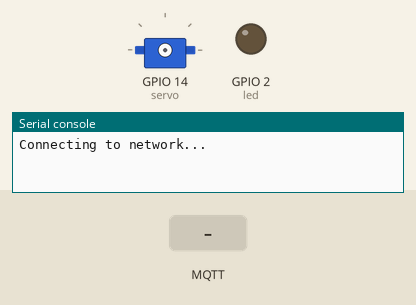
A program run on a simulated ESP8266 board running MicroPython. Parts: servo, output pins drawn as LEDs (lit = HIGH, except the on-board LED, lit = LOW), the last lines printed to the serial console. The inputs (shaded band) are chosen by the test bench. WiFi joins after 1.5 s; a reset restarts the program; no MQTT or app messages arrive unless stated; the stepper is drawn at 200 steps a turn; servo angles are drawn from the pulse width (0.5 ms = 0°, 2.5 ms = 180°); the clock reads 2024-03-15 10:24:30 at power-on unless the program sets it.

Above: at 0.11 s.
At 2.9 s:
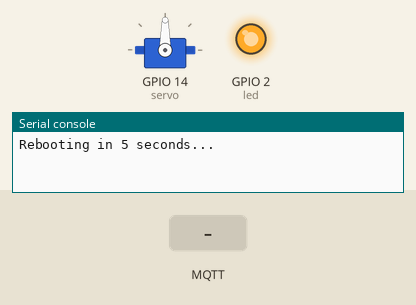
3.0 s: MQTT message "status" arrives on the first subscribed topic
8.7 s: MQTT message "locked" arrives on the first subscribed topic
14.1 s: MQTT message "CENTERED" arrives on the first subscribed topic
Timing chart, 0 to 17.1 s (numbered marks = the images above; inputs shaded):
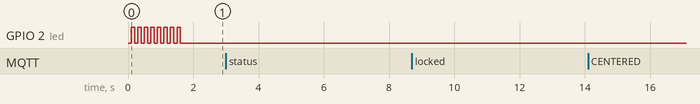

The program:

main.py
```python
from machine import Pin, PWM
from umqtt.simple import MQTTClient
import time
import ujson

# Configuration
# VPS IP for MQTT Broker
MQTT_BROKER = "10.12.75.223"  # Local PC IP for testing 10.12.73.80
# switch to team213 to match the Arduino firmware below
CLIENT_ID = "esp8266_team213"
TOPIC_SUB = b"vision/team213/movement"
TOPIC_PUB = b"vision/team213/heartbeat"

# Servo Configuration
# SG90 Servo: 50Hz PWM. Duty cycle usually 40-115 for 0-180 degrees.
SERVO_PIN = 14 # D5 on NodeMCU
servo = PWM(Pin(SERVO_PIN), freq=50)

# Positions (Duty values for 0, 90, 180 degrees approx)
# 10-bit resolution (0-1023)
# Min (0 deg) ~ 0.5ms/20ms * 1023 = ~26
# Max (180 deg) ~ 2.4ms/20ms * 1023 = ~123
# Center (90 deg) ~ 1.45ms/20ms * 1023 = ~74
MIN_DUTY = 40
MAX_DUTY = 115
CENTER_DUTY = 77

current_duty = CENTER_DUTY

# --- searching / sweep configuration ---
is_searching = True             # rotate continuously until a face command arrives
last_face_time = 0.0            # timestamp of last received face/lock message
FACE_TIMEOUT = 2.0              # seconds without a face -> resume search
sweep_dir = 1                   # 1 or -1 step direction while sweeping
sweep_step = 5                  # duty increment during sweep
last_sweep_time = 0.0           # for rate limiting of sweep
SWEEP_INTERVAL = 0.05           # seconds between incremental moves

def set_servo(duty):
    global current_duty
    # Clamp
    if duty < MIN_DUTY: duty = MIN_DUTY
    if duty > MAX_DUTY: duty = MAX_DUTY
    servo.duty(duty)
    current_duty = duty
    print("Servo Duty:", duty)

def sub_cb(topic, msg):
    global current_duty, is_searching, last_face_time
    print((topic, msg))

    try:
        data = ujson.loads(msg)
        status = data.get("status", "")
        locked = data.get("locked", False)

        step = 5 # Move 5 units per command

        # update search/watchdog state
        if status in ("MOVE_LEFT", "MOVE_RIGHT", "CENTERED"):
            is_searching = False
            last_face_time = time.time()
        elif status == "NO_FACE":
            # explicit instruction to resume sweeping
            is_searching = True

        if status == "MOVE_LEFT":
            # rotation direction may depend on servo mounting
            set_servo(current_duty + step)
        elif status == "MOVE_RIGHT":
            set_servo(current_duty - step)
        elif status == "CENTERED":
            # stop movement when target is centred/locked
            pass
        # else NO_FACE or unknown -> let search logic in main loop handle rotation

    except Exception as e:
        print("Error parsing JSON:", e)

def main():
    print("Starting MQTT Client...")

    # Initialize Servo to Center
    set_servo(CENTER_DUTY)

    try:
        client = MQTTClient(CLIENT_ID, MQTT_BROKER)
        client.set_callback(sub_cb)
        client.connect()
        print("Connected to MQTT Broker:", MQTT_BROKER)
        client.subscribe(TOPIC_SUB)
        print("Subscribed to:", TOPIC_SUB)

        last_heartbeat = 0

        while True:
            # Check for messages
            client.check_msg()

            now = time.time()
            # watchdog: if enough time has passed without a face command, resume searching
            if not is_searching and (now - last_face_time) > FACE_TIMEOUT:
                print("No recent face commands, resuming sweep")
                is_searching = True

            # sweep when searching
            if is_searching and (now - last_sweep_time) > SWEEP_INTERVAL:
                last_sweep_time = now
                next_duty = current_duty + sweep_dir * sweep_step
                if next_duty >= MAX_DUTY or next_duty <= MIN_DUTY:
                    sweep_dir *= -1
                set_servo(current_duty + sweep_dir * sweep_step)

            # Heartbeat every 10s
            if now - last_heartbeat > 10:
                payload = ujson.dumps({"node": "esp8266", "status": "ONLINE", "uptime": now})
                client.publish(TOPIC_PUB, payload)
                last_heartbeat = now

            time.sleep(0.1)

    except Exception as e:
        print("Error:", e)
        print("Rebooting in 5 seconds...")
        time.sleep(5)
        import machine
        machine.reset()

if __name__ == "__main__":
    main()
```

boot.py
```python
# boot.py - run on boot-up
import network
import time
from machine import Pin

# Status LED (Onboard LED usually on Pin 2, inverted logic often)
led = Pin(2, Pin.OUT)
led.value(1) # Off

def connect_wifi(ssid, password):
    wlan = network.WLAN(network.STA_IF)
    wlan.active(True)
    if not wlan.isconnected():
        print('Connecting to network...')
        wlan.connect(ssid, password)
        while not wlan.isconnected():
            led.value(0) # Blink
            time.sleep(0.1)
            led.value(1)
            time.sleep(0.1)
            pass
    print('Network config:', wlan.ifconfig())
    led.value(0) # On (Connected)

# Configure your WiFi here
SSID = "Main Hall"
PASSWORD = "Meeting@2024"

try:
    connect_wifi(SSID, PASSWORD)
except Exception as e:
    print("WiFi Connection Failed:", e)
```
